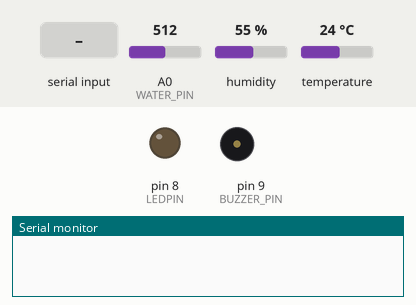
Recording of a sketch running on a simulated Arduino Uno, built with avr-gcc and run on an emulated ATmega328P. Shown: output pins drawn as LEDs (lit = HIGH), buzzer (waves = sounding, pin HIGH), the last lines printed to the serial monitor. The test bench sets the inputs (shaded band); at power-on: A0 (WATER_PIN) = 512, humidity 55 %, temperature 24 °C.

Above: at 1.2 s.
1.3 s: "A\n" received over Serial
At 2.6 s:
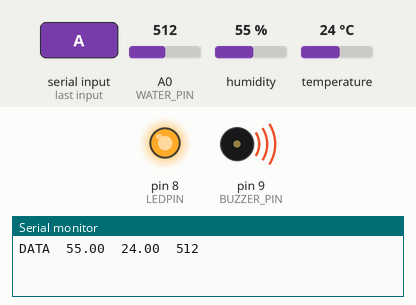
3.5 s: "S\n" received over Serial
At 4.1 s:
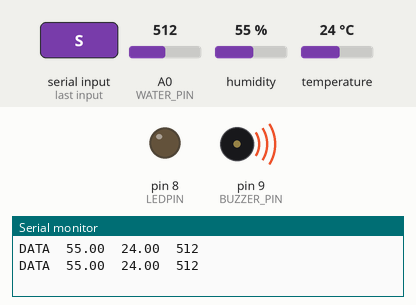
5.0 s: A0 (WATER_PIN) set to 112
7.2 s: A0 (WATER_PIN) set to 91
At 8.7 s:
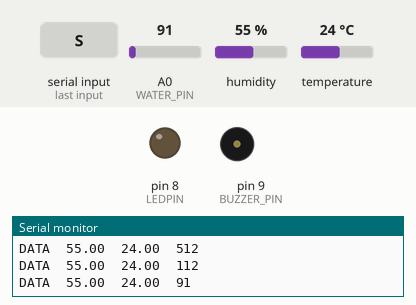
9.5 s: A0 (WATER_PIN) set to 122
At 11.1 s:
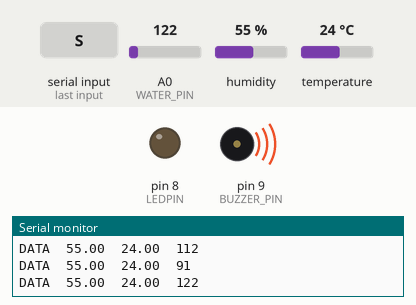
Timing chart, 0 to 12.5 s (numbered marks = the images above; inputs shaded):
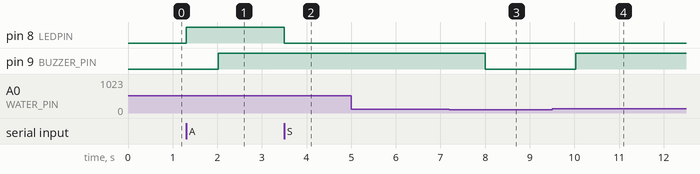

Measured:
- the behaviour switches between 101 and 100 on A0 (WATER_PIN) (found by bisection; images 2 and 3)
- after the input at 1.3 s, pin 8 (LEDPIN): LOW → HIGH at once
- after the input at 3.5 s, pin 8 (LEDPIN): HIGH → LOW at once
- after the input at 7.2 s, pin 9 (BUZZER_PIN): HIGH → LOW after 0.80 s
- after the input at 9.5 s, pin 9 (BUZZER_PIN): LOW → HIGH after 0.53 s

The sketch:

_PSN_IoT_FMEMS_.ino
```cpp
#include <DHT.h>
#include <EEPROM.h>

#define DHTPIN 2
#define DHTTYPE DHT11
#define LEDPIN 8
#define BUZZER_PIN 9
#define WATER_PIN A0

DHT dht(DHTPIN, DHTTYPE);

unsigned long timpPrecedent = 0;
const long intervalCitire = 2000;

float temperaturaCurenta = 0.0;
int nivelApa = 0;
const int PRAG_APA = 100;

int indexMesaj = 0;
int indexInundatie = 0;

void scrieInEEPROM(int adresaStart, int index, String text) {
  int adresaEfectiva = adresaStart + (index * 20);
  char buffer[21];
  text.toCharArray(buffer, 21);
  for (int i = 0; i < 20; i++) {
    EEPROM.write(adresaEfectiva + i, buffer[i]);
  }
}

void setup() {
  Serial.begin(9600);

  dht.begin();
  pinMode(LEDPIN, OUTPUT);
  pinMode(BUZZER_PIN, OUTPUT);

  digitalWrite(LEDPIN, LOW);
  digitalWrite(BUZZER_PIN, LOW);

  indexMesaj = EEPROM.read(1000);
  if(indexMesaj > 9 || indexMesaj < 0) indexMesaj = 0;

  indexInundatie = EEPROM.read(1001);
  if(indexInundatie > 9 || indexInundatie < 0) indexInundatie = 0;
}

void loop() {
  if (Serial.available() > 0) {
    String liniePrimita = Serial.readStringUntil('\n');
    liniePrimita.trim();

    if (liniePrimita.length() > 0) {
      if (liniePrimita == "A") {
        digitalWrite(LEDPIN, HIGH);
      }
      else if (liniePrimita == "S") {
        digitalWrite(LEDPIN, LOW);
      }
      else if (liniePrimita.startsWith("M:")) {
        String mesaj = liniePrimita.substring(2);
        scrieInEEPROM(0, indexMesaj, mesaj);
        indexMesaj = (indexMesaj + 1) % 10;
        EEPROM.write(1000, indexMesaj);
      }
      else if (liniePrimita.startsWith("F:")) {
        String dataInundatie = liniePrimita.substring(2);
        scrieInEEPROM(300, indexInundatie, dataInundatie);
        indexInundatie = (indexInundatie + 1) % 10;
        EEPROM.write(1001, indexInundatie);
      }
    }
  }

  unsigned long timpCurent = millis();

  if (timpCurent - timpPrecedent >= intervalCitire) {
    timpPrecedent = timpCurent;

    float umiditate = dht.readHumidity();
    temperaturaCurenta = dht.readTemperature();
    nivelApa = analogRead(WATER_PIN);

    if (!isnan(temperaturaCurenta) && !isnan(umiditate)) {
      Serial.print("DATA\t");
      Serial.print(umiditate);
      Serial.print("\t");
      Serial.print(temperaturaCurenta);
      Serial.print("\t");
      Serial.println(nivelApa);
    }
  }

  if (temperaturaCurenta > 27.0 || nivelApa > PRAG_APA) {
    digitalWrite(BUZZER_PIN, HIGH);
  } else {
    digitalWrite(BUZZER_PIN, LOW);
  }
}
```
